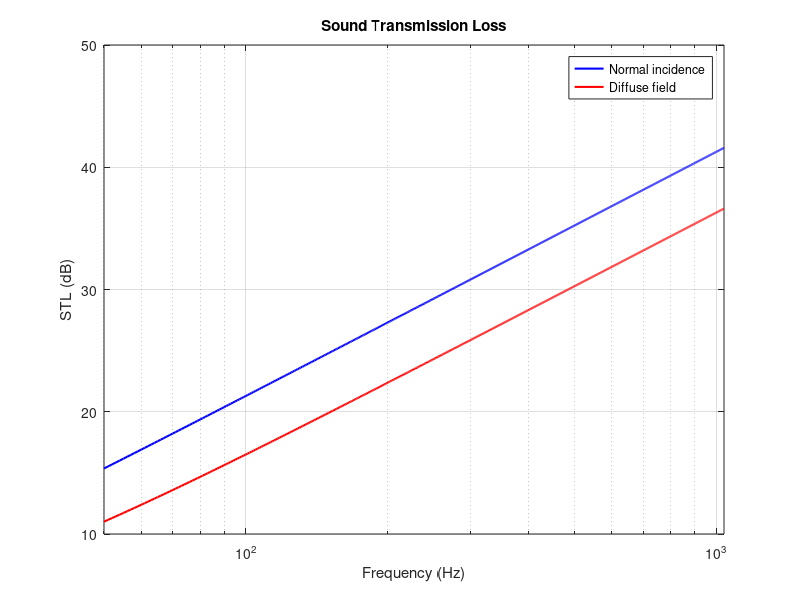

Write the MATLAB code that produced this figure.
% Sound Transmission Loss with Mass law formula
% All the information is available in The Tenth Sir Richard Fairey Memorial
% Lecture: Sound Transmission in Buildings by M. Heckl.
clear
clc

rho_g = 2500;     % Glass density (kg/m^3)
h = 0.006;        % Glass thickness (m)
m = rho_g*h;      % Surface density (kg/m^2)
c = 340;          % Speed of sound in air (m/s)
rho = 1.2;        % Air density (kg/m^3)
fc = 2079;        % Coincidence frequency (Hz)
f = 50:1:fc/2;    % Frequency range (Hz)

STL_normal = zeros(size(f));     % Normal incidence (x = 0)
STL_diffuse = zeros(size(f));    % Diffuse field (angular integration)

for i = 1:length(f)
    w = 2*pi*f(i);

    % 1) Normal incidence (x = 0)
    tau_normal = 1/(1 + (w*m/(2*c*rho))^2);   
    STL_normal(i) = 10*log10(1/tau_normal);   % Equation (7)

    % 2) Diffuse field — Angular integration
    tau_diffuse = @(x) 1./(1 + (w*m*cos(x)./(2*c*rho)).^2);
    sol = integral(@(x) tau_diffuse(x).*sin(2*x), 0, 78*pi/180);   % Equation (8)
    STL_diffuse(i) = 10*log10(1/sol);
end

% Plot
semilogx(f, STL_normal, 'b', 'LineWidth', 1.5)
hold on
semilogx(f, STL_diffuse, 'r', 'LineWidth', 1.5)

xlabel('Frequency (Hz)')
ylabel('STL (dB)')
title('Sound Transmission Loss')
legend('Normal incidence', 'Diffuse field')
grid on
axis([50 fc/2 10 50])
